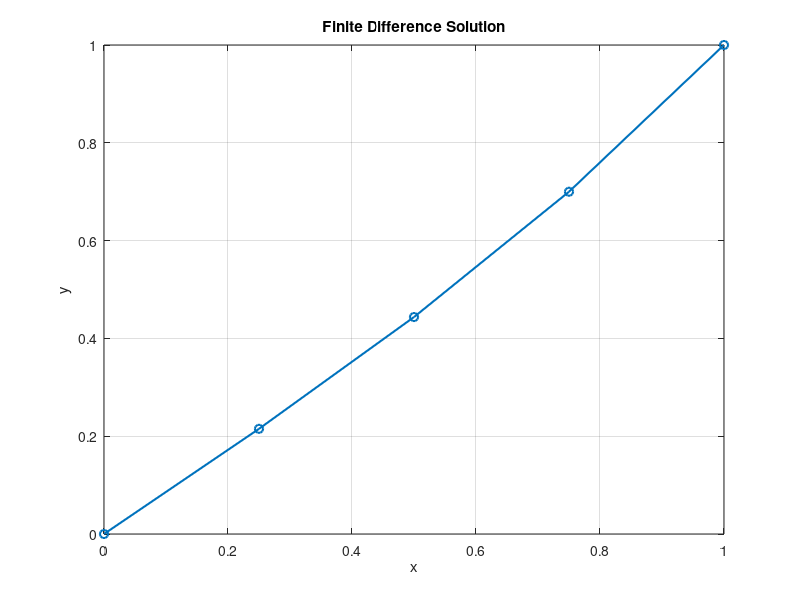

The MATLAB script that drew this image:
% Parameters
h = 0.25; % 0.25 or 0.5
N = 1 / h; 
x = linspace(0, 1, N+1); 

% Construct the coefficient matrix A
A = zeros(N-1, N-1); % Initialize the matrix
for i = 1:N-1
    if i > 1
        A(i, i-1) = 1; % 对角线下斜线
    end
    A(i, i) = -(2 + h^2); % Diagonal
    if i < N-1
        A(i, i+1) = 1; % 对角线上斜线
    end
end

% Construct the right-hand side vector b
b = zeros(N-1, 1);
b(end) = -1; % Boundary condition

% Solve the linear system
y_interior = A \ b;
y = [0; y_interior; 1]; % Full solution including boundaries

% Display the results
disp('x values:');
disp(x');
disp('y values:');
disp(y);

% Plot the results
figure;
plot(x, y, '-o', 'LineWidth', 1.5);
xlabel('x');
ylabel('y');
title('Finite Difference Solution');
grid on;
